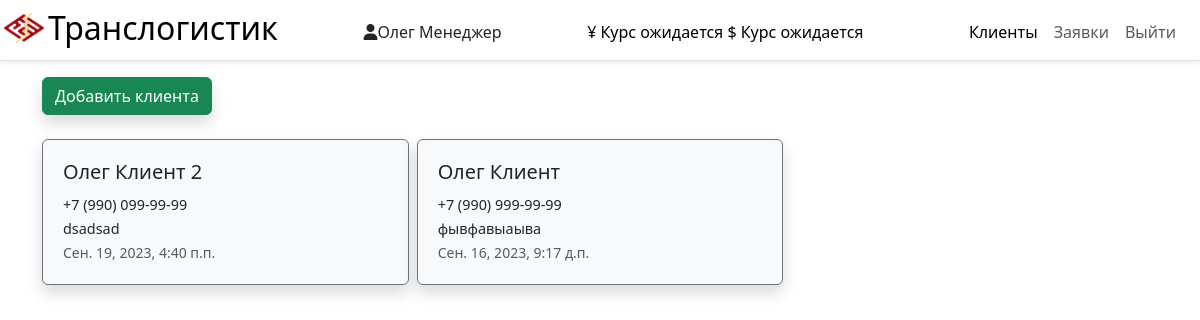
Page /clients/ (signed in) on the committed database.
### main/models.py (models this page shows, shortened)
class CustomUser(AbstractUser):
    towns = [
        ('Москва', 'Москва'),
        ('Краснодар', 'Краснодар'),
    ]
    roles = [
        ('Супер Администратор', 'Супер Администратор'),
        ('Администратор', 'Администратор'),
        ('Логист', 'Логист'),
        ('Менеджер', 'Менеджер'),
        ('Закупщик', 'Закупщик'),
        ('Клиент', 'Клиент')
    ]
    statuses = [
        (True, 'Активен'),
        (False, 'Заблокирован')
    ]
    first_name = models.CharField('Имя/ФИО', max_length=150, blank=False)
    phone = models.CharField('Телефон', max_length=50, unique=True)
    role = models.CharField(max_length=50, choices=roles, default='Менеджер', verbose_name='Роль')
    patronymic = models.CharField('Отчество', max_length=50, blank=True)
    town = models.CharField('Город', max_length=50, choices=towns, default='Москва')
    description = models.CharField('Описание', max_length=240, blank=True)
    manager = models.IntegerField('Менеджер', blank=True, null=True)
    pass_no_sha = models.CharField('Доп.пароль', max_length=200, blank=True)
    time_create = models.DateTimeField(auto_now_add=True, verbose_name='Дата создания')
    time_update = models.DateTimeField(auto_now=True, verbose_name='Дата изменения')
    status = models.BooleanField(default=True, choices=statuses, verbose_name='Статус')
    class Meta:
        verbose_name = 'Пользователи'
        verbose_name_plural = 'Пользователи'
        ordering = ['role', '-time_create']
    def get_absolute_url_client(self):
        return reverse('card_client', kwargs={'client_id': self.pk})

### main/views.py (the view)
# urls.py: path('clients/', views.ClientsView.as_view(), name='clients'),
class ClientsView(LoginRequiredMixin, DataMixin, ListView):
    paginate_by = 3
    model = CustomUser
    template_name = 'main/clients.html'
    context_object_name = 'all_clients'
    login_url = reverse_lazy('login')
    role_have_perm = ['Супер Администратор', 'Менеджер']
    def get_context_data(self, *, object_list=None, **kwargs):
        c_def = self.get_user_context(title="Клиенты")
        return dict(list(super().get_context_data(**kwargs).items())+list(c_def.items()))
    def get_queryset(self):
        if self.request.user.role == 'Менеджер':
            return CustomUser.objects.filter(role__in=['Клиент'], manager=self.request.user.pk).order_by('-time_create')
        elif self.request.user.role == 'Супер Администратор':
            return CustomUser.objects.filter(role__in=['Клиент']).order_by('-time_create')
    def dispatch(self, request, *args, **kwargs):
        if not request.user.is_authenticated:
            return self.handle_no_permission()
        else:
            if request.user.role in self.role_have_perm:
                return super().dispatch(request, *args, **kwargs)
            return self.handle_no_permission()

### main/utils.py (called while the page is built)
def last_currency():
    try:
        curs = ExchangeRates.objects.filter(time_create__date=datetime.date.today()).order_by('-time_create')[:1][0]
        curs.yuan = str(format(float(curs.yuan), '.2f'))
        curs.dollar = str(format(float(curs.dollar), '.2f'))
        return curs
    except IndexError:
        return False

    def get_user_context(self, **kwargs):
        context = kwargs
        if self.request.user.is_authenticated:
            if self.request.user.role == 'Супер Администратор':
                context['menu'] = menu_super_admin
            elif self.request.user.role == 'Администратор':
                context['menu'] = menu_admin
            elif self.request.user.role == 'Менеджер':
                context['menu'] = menu_manager
            elif self.request.user.role == 'Закупщик':
                context['menu'] = menu_buyer
            elif self.request.user.role == 'Клиент':
                context['menu'] = menu_client
        context['last_currency'] = last_currency()
        context['today'] = datetime.datetime.date(datetime.datetime.now()).strftime("%d.%m.%y")
        return context

### main/templates/main/clients.html (shortened to what this page needs)
{% extends 'main/base.html' %}
{% load static %}
{% block content %}
<a class="btn btn-success shadow" href="{% url 'create_client' %}" role="button">Добавить клиента</a><br><br>
<div class="row g-2">
    {% if all_clients %}
    {% for client in all_clients %}
    <div class="col-sm-4">
        <div class="card text-dark bg-light mb-3 border-secondary shadow p-1 rounded" style="max-width: 440px;">
            <div class="card-body">
                <h5 class="card-title"><a href="{{ client.get_absolute_url_client }}" class="stretched-link text-decoration-none" id="list-employees">{{ client.first_name }}</a></h5>
                <span class="card-text" style="font-size: .9rem;">{{ client.phone }}</span><br>
                <span class="card-text" style="font-size: .9rem;">{{ client.description }}</span><br>
                <p class="card-text"><small class="text-muted">{{ client.time_create }}</small></p>
            </div>
        </div>
    </div>
    {% endfor %}
    {% else %}
    <p>Нет клиентов</p>
    {% endif %}
</div>
{% endblock %}

### main/templates/main/base.html (shortened to what this page needs)
<!doctype html>
{% load static %}
<html lang="ru" data-bs-theme="light">
<head>
    <link rel="stylesheet" href="{% static 'main/css/styles.css' %}">
    <link rel="stylesheet" href="https://cdnjs.cloudflare.com/ajax/libs/font-awesome/6.4.2/css/all.min.css">
    <link rel="stylesheet" href="https://cdn.jsdelivr.net/npm/bootstrap@5.3.2/dist/css/bootstrap.min.css">
</head>
<body>
<div class="container-fluid d-flex flex-column flex-md-row align-items-center pb-0 mb-3 border-bottom shadow-sm p-1">
    <a href="{% url 'home' %}" class="d-inline-flex pb-2 align-items-center link-body-emphasis text-decoration-none">
        <img src="{% static 'main/images/logo-1.svg' %}" width="40" height="32" class="me-1" id="logo">
        <span class="fs-2">Транслогистик </span>
    </a>
    {% if user.is_authenticated %}<span class="d-inline-flex pt-0 mt-2 mt-md-0 ms-md-auto "><i class="fa-solid fa-user pt-1"></i>{{ user.first_name }}</span>{% endif %}
    {% if user.is_authenticated %}
    {% if user.role == 'Супер Администратор' or user.role == 'Администратор'%}
    {% if last_currency %}
    <a href="{% url 'exchangerates' %}" class="d-inline-flex mt-2 mt-md-0 ms-md-auto link-body-emphasis text-decoration-none" >¥ {{ last_currency.yuan }}  $ {{ last_currency.dollar }}</a>
    {% elif last_currency.yuan %}
    <a href="{% url 'exchangerates' %}" class="d-inline-flex mt-2 mt-md-0 ms-md-auto link-body-emphasis text-decoration-none" >¥ {{ last_currency.yuan }}  $ Курс ожидается</a>
    {% elif last_currency.dollar %}
    <a href="{% url 'exchangerates' %}" class="d-inline-flex mt-2 mt-md-0 ms-md-auto link-body-emphasis text-decoration-none" >¥ Курс ожидается  $ {{ last_currency.dollar }}</a>
    {% else %}
    <a href="{% url 'exchangerates' %}" class="d-inline-flex mt-2 ms-md-auto link-body-emphasis text-decoration-none" ><span class="font-weight-bold">¥ Курс ожидается $ Курс ожидается</span></a>
    {% endif %}
    {% else %}
    {% if last_currency %}
    <span class="d-inline-flex mt-2 mt-md-0 ms-md-auto link-body-emphasis text-decoration-none" >¥ {{ last_currency.yuan }}  $ {{ last_currency.dollar }}</span>
    {% elif last_currency.yuan %}
    <span class="d-inline-flex mt-2 mt-md-0 ms-md-auto link-body-emphasis text-decoration-none" >¥ {{ last_currency.yuan }}  $ Курс ожидается</span>
    {% elif last_currency.dollar %}
    <span class="d-inline-flex mt-2 mt-md-0 ms-md-auto link-body-emphasis text-decoration-none" >¥ Курс ожидается  $ {{ last_currency.dollar }}</span>
    {% else %}
    <span class="d-inline-flex mt-2 mt-md-0 ms-md-auto link-body-emphasis text-decoration-none" ><span class="font-weight-bold">¥ Курс ожидается $ Курс ожидается</span></span>
    {% endif %}
    {% endif %}
    <nav class="navbar navbar-expand d-inline-flex mt-0 mt-md-0 ms-md-auto">
        <div class="container-fluid">
            <div class="collapse navbar-collapse" id="navbarNav">
                <ul class="navbar-nav">
                    {% for m in menu %}
                    {% if m.url_name in request.path %}
                    <li class="nav-item">
                        <a class="nav-link active" href="{% url m.url_name %}">{{m.title}}</a>
                    </li>
                    {% else %}
                    <li class="nav-item">
                        <a class="nav-link " href="{% url m.url_name %}">{{m.title}}</a>
                    </li>
                    {% endif %}
                    {% endfor %}
                    {% if request.user.is_authenticated %}
                    <li class="nav-item"><a class="nav-link" href="{% url 'logout' %}">Выйти</a>
                    </li>
                    {% endif %}
                </ul>
            </div>
        </div>
    </nav>
    {% endif %}
</div>
<div class="container">
    {% block content %}{% endblock %}
</div>
</body>

### main/static/main/css/styles.css (style rules this page uses)
#list-employees, #list-goods-manager { color: #212529; }

### rows in the picture
CustomUser: first_name "Олег Менеджер"
CustomUser: first_name "Олег Клиент 2", phone "+7 (990) 099-99-99", description "dsadsad", time_create "Сен. 19, 2023, 4:40 п.п."
CustomUser: first_name "Олег Клиент", phone "+7 (990) 999-99-99", description "фывфавыаыва", time_create "Сен. 16, 2023, 9:17 д.п."

### other values in the picture
{{ m.title }} "Клиенты"
{{ m.title }} "Заявки"
